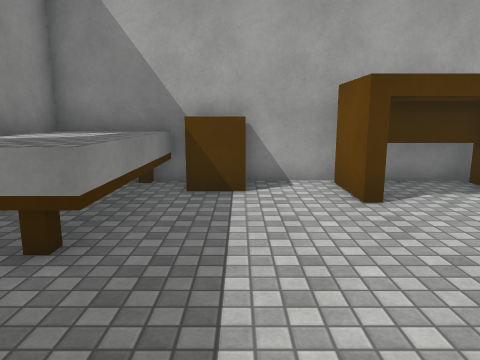
View 1 (above)

21 first-person views from a walk through a Unity game level. The camera is 1.5 m above the floor, tilts 10° down and sees 70° across. The floor is counted in squares, 1 m on a side. Each view is taken from the middle of a square. On the plan, view 1 faces up. The plan holds only what a view shows up to about 16 squares ahead; the rest is blank. The place goes on beyond the plan. The player is left out. Some surface patterns are stand-ins.

View 2
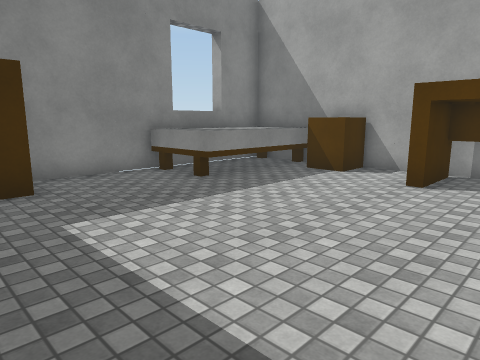

View 3
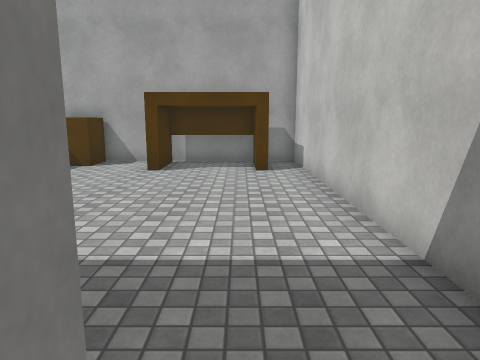

View 4
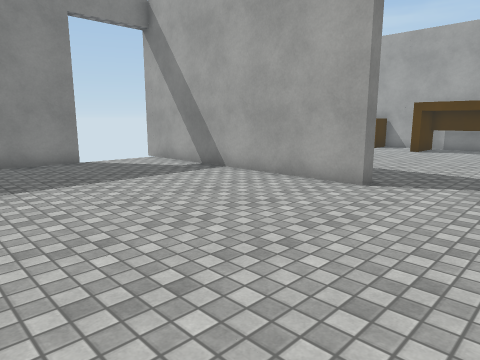

View 5
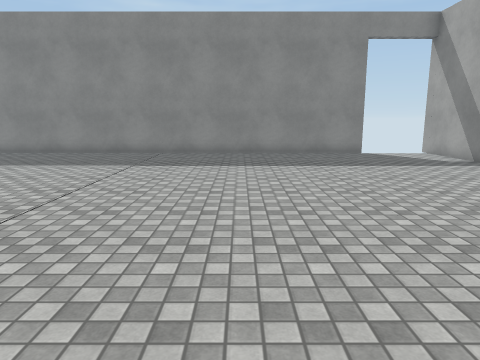

View 6
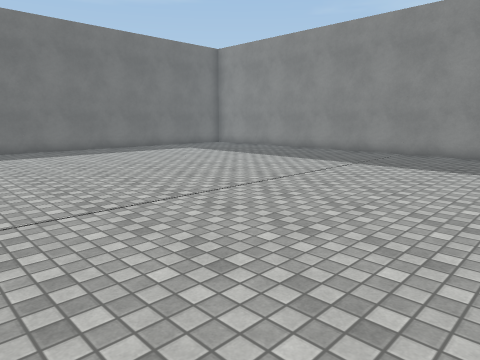

View 7
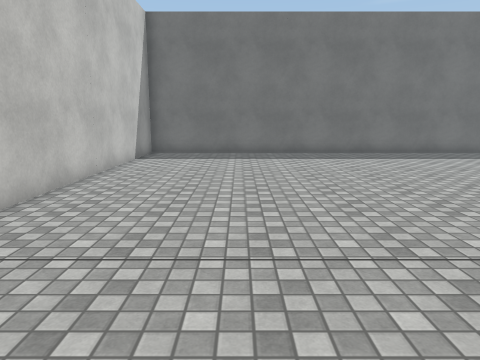

View 8
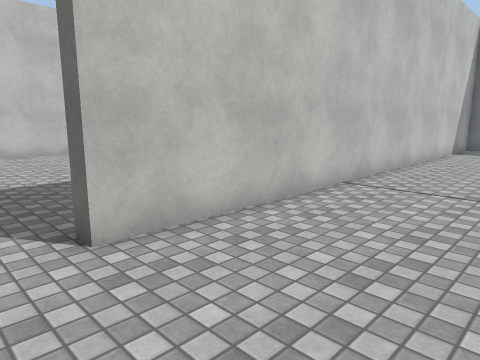

View 9
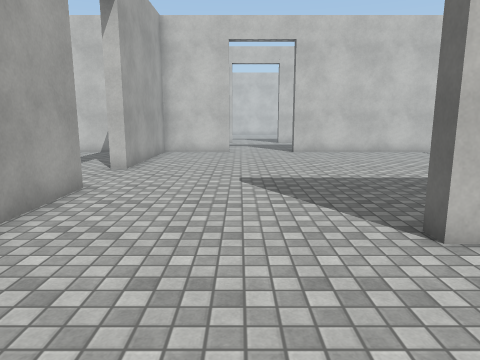

View 10
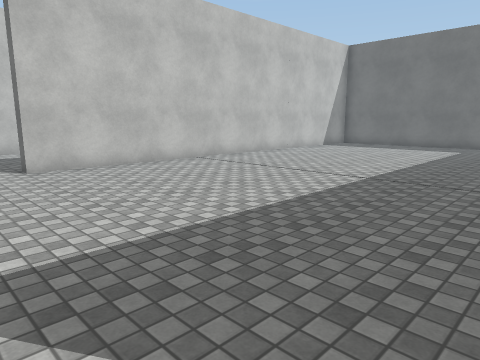

View 11
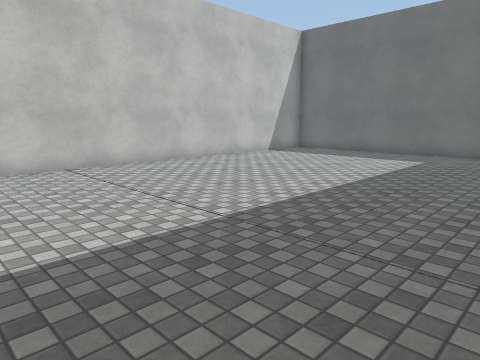

View 12
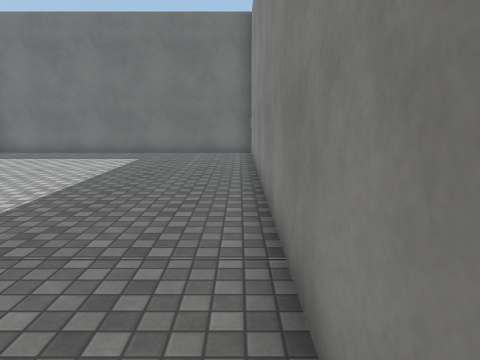

View 13
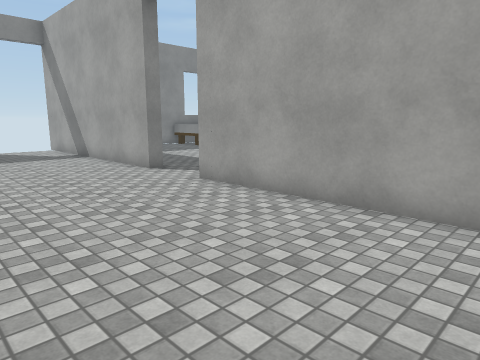

View 14
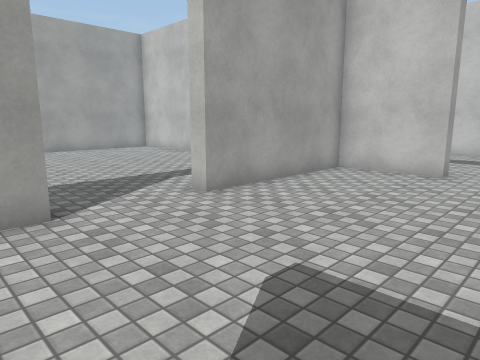

View 15
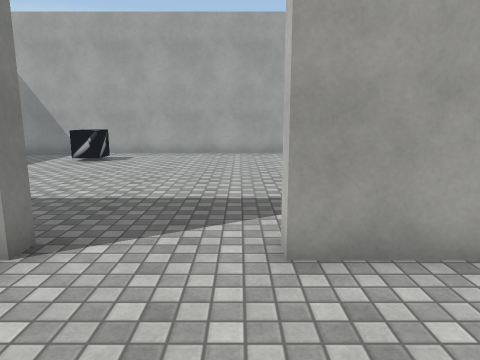

View 16
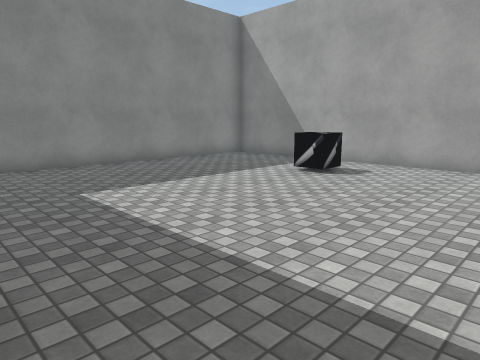

View 17
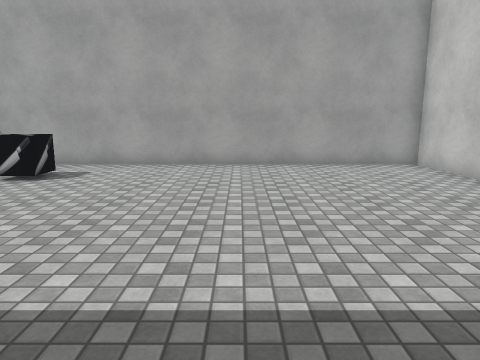

View 18
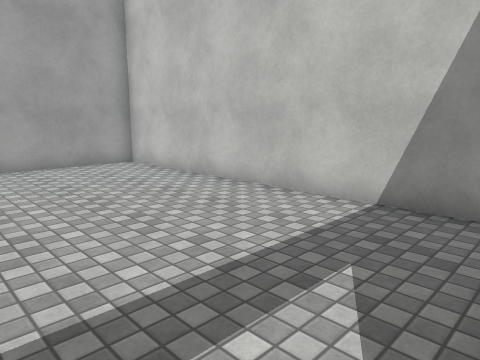

View 19
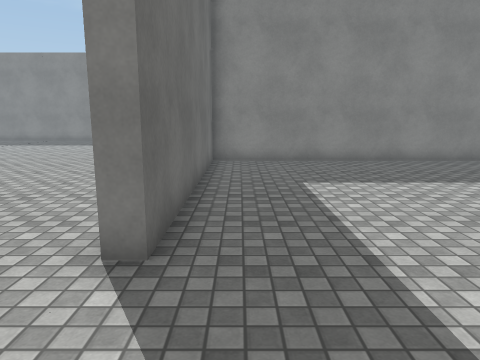

View 20
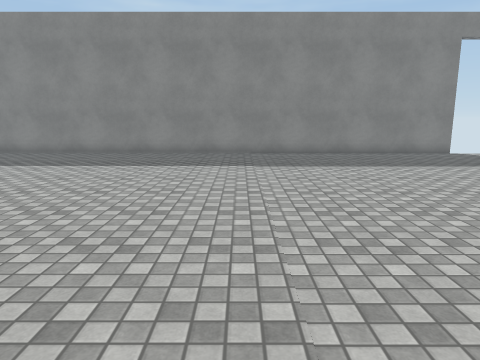

View 21
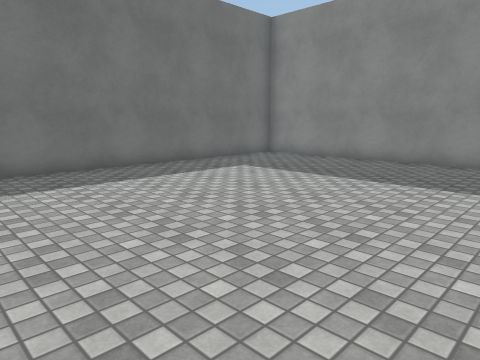

### Floor plan
Ten units are one square. View 1 is at (0, 0); x grows to the right and y downward. Boxes are objects, and circles mark ways between rooms. Rooms are numbered by the first view taken in them; rooms with no view inside come last. Other rooms are left out.
<svg viewBox="-55 -90 316 370">
<path fill="none" stroke="#000" d="M-27 1 -27 8M70 14 70 -85 -45 -85 -45 -2M135 126 135 275 249 275M165 35 70 35M45 29 45 35 -50 35M250 241 250 95 255 95M256 65 250 65 250 35 195 35M-45 64 -45 275 130 275 130 95 135 95M195 35 195 30M250 21 250 -85 75 -85 75 30 165 30 165 35"/>
<rect x="-45" y="-85" width="30" height="50" fill="#bbb"><title>other object</title></rect>
<rect x="-15" y="-85" width="20" height="20" fill="#bbb"><title>other object</title></rect>
<rect x="15" y="-85" width="50" height="30" fill="#bbb"><title>other object</title></rect>
<rect x="125" y="-65" width="20" height="10" fill="#bbb"><title>other object</title></rect>
<circle cx="55" cy="30" r="3" fill="#2a7"/>
<circle cx="180" cy="30" r="3" fill="#2a7"/>
<text x="10" y="-30">1</text>
<text x="110" y="150">2</text>
<text x="160" y="-30">3</text>
</svg>
Room 1 opens to room 2. Room 2 opens to room 3.

Where each view was taken, in squares from view 1:
view 1: 0 up, 0 right, facing up
view 2: 2 down, 5 right, facing up-left
view 3: 4 down, 5 right, facing up
view 4: 11 down, 8 right, facing up-left
view 5: 12 down, 11 right, facing left
view 6: 10 down, 11 right, facing down-left
view 7: 12 down, 9 right, facing down
view 8: 8 down, 9 right, facing down-right
view 9: 7 down, 9 right, facing right
view 10: 7 down, 14 right, facing down-right
view 11: 12 down, 14 right, facing down-right
view 12: 12 down, 14 right, facing down
view 13: 9 down, 14 right, facing up-left
view 14: 9 down, 15 right, facing up-right
view 15: 7 down, 19 right, facing up
view 16: 3 down, 19 right, facing up-left
view 17: 3 down, 19 right, facing up
view 18: 3 down, 19 right, facing up-right
view 19: 2 down, 20 right, facing left
view 20: 16 down, 11 right, facing left
view 21: 17 down, 8 right, facing down-left
